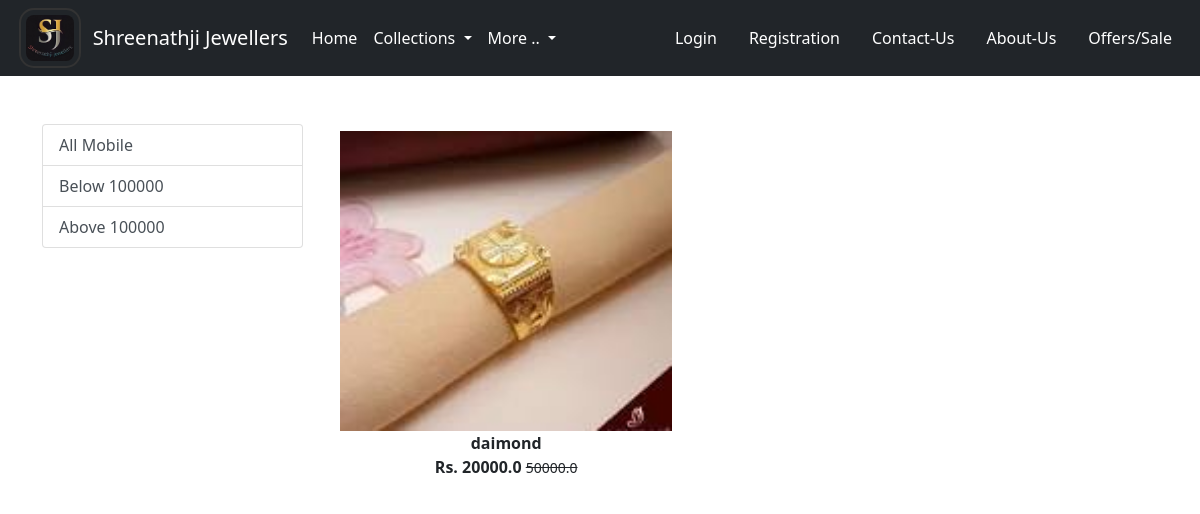
The app's page /daimond/ with its own data.
### app/models.py (models this page shows, shortened)
class Product(models.Model):
 title = models.CharField(max_length=100)
 selling_price = models.FloatField()
 discounted_price = models.FloatField()
 description = models.TextField()
 brand = models.CharField(max_length=100)
 category = models.CharField( choices=CATEGORY_CHOICES, max_length=2)
 product_image = models.ImageField(upload_to='productimg')

### app/views.py (the view)
# urls.py: path('daimond/', views.daimond, name='daimond'),
def daimond(request, data=None):
	totalitem = 0
	if request.user.is_authenticated:
		totalitem = len(Cart.objects.filter(user=request.user))
	if data==None :
			daimond = Product.objects.filter(category='D')
	elif data == '-' or data == '-':
			daimond = Product.objects.filter(category='D').filter(brand=data)
	elif data == 'below':
			daimond = Product.objects.filter(category='D').filter(discounted_price__lt=100000)
	elif data == 'above':
			daimond = Product.objects.filter(category='D').filter(discounted_price__gt=100000)
	return render(request, 'app/daimond.html', {'daimond':daimond, 'totalitem':totalitem})

### app/templates/app/daimond.html (shortened to what this page needs)
{% extends 'app/base.html' %}
{% load static %}
{% block main-content %}
<div class="container my-5">
 <div class="row">
  <div class="col-sm-3">
   <div class="list-group">
     <a href="{% url 'daimond' %}" class="list-group-item list-group-item-action" aria-current="true">All Mobile</a>
     <a href="{% url 'daimonddata' 'below'  %}" class="list-group-item list-group-item-action">Below 100000</a>
     <a href="{% url 'daimonddata' 'above'  %}" class="list-group-item list-group-item-action">Above 100000</a>
   </div>
  </div>
  <div class="col-sm-8">
   <div class="row">
    {% for product in daimond %}
     <div class="col-sm-4 text-center mb-4">
      <a href="{% url 'product-detail' product.id %}" class="btn">
       <div class="item">
        <img src="{{product.product_image.url}}" alt="" height="300" class="">
        <div class="fw-bold">{{product.title}}</div>
        <div class="fw-bold">Rs. {{product.discounted_price}} <small class="fw-light text-decoration-line-through">{{product.selling_price}}</small></div>
       </div>
      </a>
     </div>
    {% endfor %}
   </div>
  </div>
 </div>
</div>
{% endblock main-content %}

### records on screen
Product: product_image (picture), title "daimond", discounted_price "20000.0", selling_price "50000.0"
